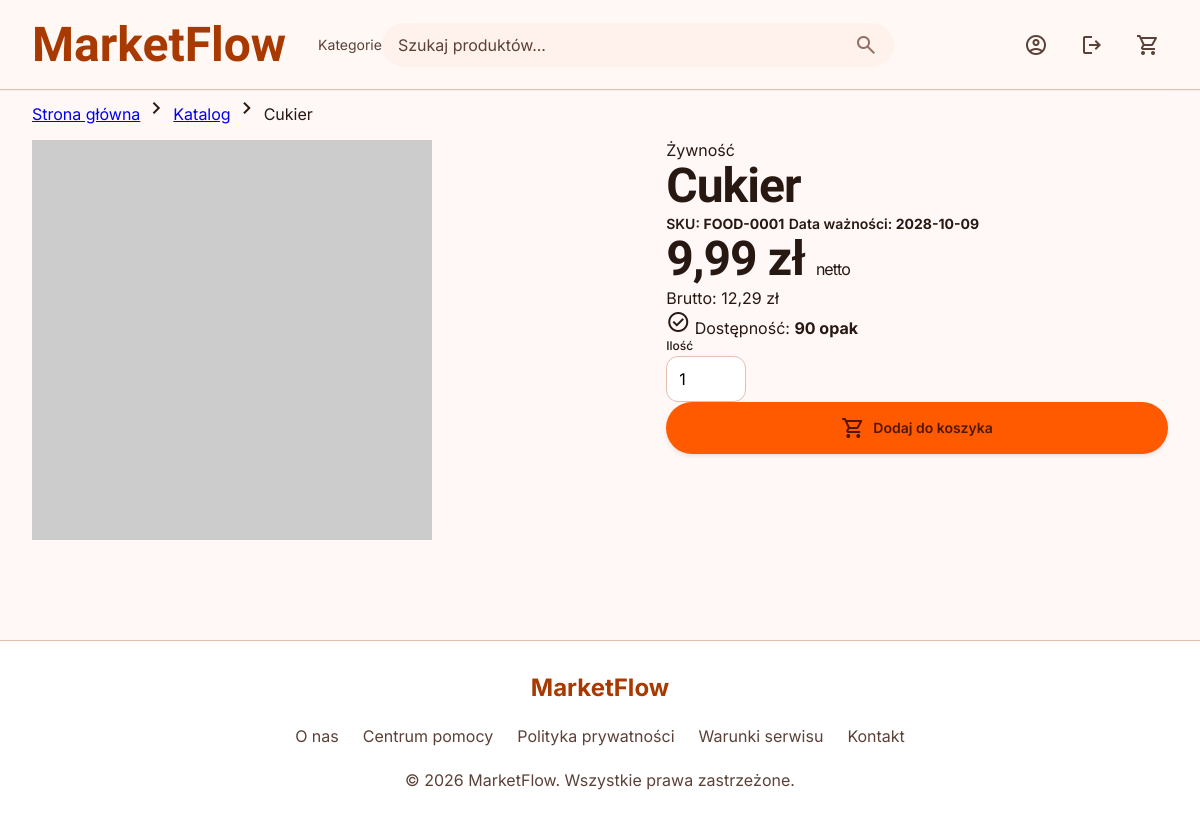
Screenshot of /ZZZ/public/product.php?id=3 (signed in) with the database file from the repository.
### tables this page shows
CREATE TABLE `products` (
  `id` bigint(20) NOT NULL,
  `sku` varchar(64) NOT NULL,
  `name` varchar(255) NOT NULL,
  `description` text DEFAULT NULL,
  `image_path` varchar(255) DEFAULT NULL,
  `category_id` bigint(20) DEFAULT NULL,
  `unit` varchar(32) NOT NULL,
  `is_active` tinyint(1) NOT NULL DEFAULT 1,
  `created_at` timestamp NOT NULL DEFAULT current_timestamp(),
  `updated_at` timestamp NOT NULL DEFAULT current_timestamp() ON UPDATE current_timestamp(),
  `type` varchar(20) NOT NULL DEFAULT 'electronic',
  `warranty_months` int(11) DEFAULT NULL,
  `expiration_date` date DEFAULT NULL
);

CREATE TABLE `customers` (
  `id` bigint(20) NOT NULL,
  `company_name` varchar(255) NOT NULL,
  `vat_number` varchar(32) DEFAULT NULL,
  `address` varchar(255) DEFAULT NULL,
  `contact_email` varchar(128) DEFAULT NULL,
  `billing_terms` varchar(64) NOT NULL DEFAULT 'prepayment',
  `price_list_id` bigint(20) DEFAULT NULL,
  `created_at` timestamp NOT NULL DEFAULT current_timestamp()
);

CREATE TABLE `product_prices` (
  `id` bigint(20) NOT NULL,
  `product_id` bigint(20) NOT NULL,
  `price_list_id` bigint(20) NOT NULL,
  `price` decimal(18,4) NOT NULL,
  `min_quantity` decimal(18,3) NOT NULL DEFAULT 1.000,
  `valid_from` date DEFAULT NULL,
  `valid_to` date DEFAULT NULL
);

### ZZZ/includes/helpers.php (called while the page is built, shortened)
<?php
function e(?string $value): string
{
    return htmlspecialchars((string) $value, ENT_QUOTES, 'UTF-8');
}
function appConfig(string $key, mixed $default = null): mixed
{
    static $env = null;
    if ($env === null) {
        $root = dirname(__DIR__);
        $env = loadEnv($root . '/.env');
        if ($env === []) {
            $env = loadEnv($root . '/.env.example');
        }
    }
    return $env[$key] ?? $default;
}
function formatMoney(float $amount): string
{
    return number_format($amount, 2, ',', ' ') . ' zł';
}
function vatRate(): float
{
    return (float) appConfig('VAT_RATE', '0.23');
}
function grossFromNet(float $net): float
{
    return round($net * (1 + vatRate()), 2);
}
function typeLabel(string $type): string
{
    return match ($type) {
        'electronic' => 'Elektronika',
        'food' => 'Żywność',
        'building' => 'Materiały budowlane',
        'tools' => 'Narzędzia',
        default => ucfirst($type),
    };
}
    return 'ORD-' . strtoupper(bin2hex(random_bytes(4)));
function productPlaceholderImage(string $name): string
{
    $text = rawurlencode(mb_substr($name, 0, 24));
    return 'https://via.placeholder.com/400x400?text=' . $text;
}
function productImageUrl(array $product): string
{
    $path = $product['image_path'] ?? null;
    return productPlaceholderImage($product['name'] ?? 'Produkt');
}

### ZZZ/config/database.php (called while the page is built, shortened)
<?php
function loadEnv(string $path): array
{
    $env = [];
    if (!is_readable($path)) {
        return $env;
    }
    return $env;
}
function db(): PDO
{
    static $pdo = null;
    if ($pdo instanceof PDO) {
        return $pdo;
    }
    $root = dirname(__DIR__);
    $env = loadEnv($root . '/.env');
    if ($env === []) {
        $env = loadEnv($root . '/.env.example');
    }
    $host = $env['DB_HOST'] ?? '127.0.0.1';
    $port = $env['DB_PORT'] ?? '3306';
    $name = $env['DB_NAME'] ?? 'warehouse';
    $user = $env['DB_USER'] ?? 'root';
    $pass = $env['DB_PASS'] ?? '';
    $dsn = sprintf('mysql:host=%s;port=%s;dbname=%s;charset=utf8mb4', $host, $port, $name);
    $pdo = new PDO($dsn, $user, $pass, [
        PDO::ATTR_ERRMODE => PDO::ERRMODE_EXCEPTION,
        PDO::ATTR_DEFAULT_FETCH_MODE => PDO::FETCH_ASSOC,
        PDO::ATTR_EMULATE_PREPARES => false,
    ]);
    return $pdo;
}

### ZZZ/includes/bootstrap.php (called while the page is built, shortened)
<?php
require_once dirname(__DIR__) . '/config/database.php';
require_once __DIR__ . '/helpers.php';
require_once __DIR__ . '/repositories/ProductRepository.php';
require_once __DIR__ . '/repositories/CustomerRepository.php';
require_once __DIR__ . '/repositories/UserRepository.php';
require_once __DIR__ . '/auth.php';
$pdo = db();
ensureSeedData($pdo);
function appUrl(string $path = ''): string
{
    $base = rtrim((string) appConfig('APP_URL', ''), '/');
    return $base . $path;
}

### ZZZ/includes/repositories/ProductRepository.php (called while the page is built, shortened)
<?php
class ProductRepository
{
    public function findById(int $id): ?array
    {
        $stmt = $this->pdo->prepare('SELECT p.*, c.name AS category_name
            FROM products p
            LEFT JOIN product_categories c ON c.id = p.category_id
            WHERE p.id = ?');
        $stmt->execute([$id]);
        $row = $stmt->fetch();
        return $row ?: null;
    }
    public function getPrice(int $productId, int $priceListId): ?float
    {
        $stmt = $this->pdo->prepare('SELECT price FROM product_prices
            WHERE product_id = ? AND price_list_id = ?
            ORDER BY min_quantity ASC LIMIT 1');
        $stmt->execute([$productId, $priceListId]);
        $price = $stmt->fetchColumn();
        return $price !== false ? (float) $price : null;
    }
    public function getAvailableStock(int $productId): float
    {
        $stmt = $this->pdo->prepare('SELECT COALESCE(SUM(quantity_on_hand - quantity_reserved), 0)
            FROM inventory_items WHERE product_id = ?');
        $stmt->execute([$productId]);
        return (float) $stmt->fetchColumn();
    }
}

### ZZZ/includes/seed.php (called while the page is built, shortened)
<?php
function ensureSeedData(PDO $pdo): void
{
    $roleCount = (int) $pdo->query('SELECT COUNT(*) FROM roles')->fetchColumn();
    $userCount = (int) $pdo->query('SELECT COUNT(*) FROM users')->fetchColumn();
    if ($roleCount > 0 && $userCount > 0) {
        return;
    }
}

### ZZZ/includes/repositories/UserRepository.php (called while the page is built, shortened)
<?php
class UserRepository
{
    public function findById(int $id): ?array
    {
        $stmt = $this->pdo->prepare('SELECT u.*, r.name AS role_name FROM users u
            JOIN roles r ON r.id = u.role_id WHERE u.id = ?');
        $stmt->execute([$id]);
        $row = $stmt->fetch();
        return $row ?: null;
    }
}

### ZZZ/includes/auth.php (called while the page is built, shortened)
<?php
function currentUser(): ?array
{
    static $user = null;
    if ($user !== null) {
        return $user;
    }
    $repo = new UserRepository(db());
    $user = $repo->findById((int) $_SESSION['user_id']);
    return $user ?: null;
}
function customerId(): ?int
{
    $user = currentUser();
    return (int) $user['customer_id'];
}
function priceListIdForUser(): int
{
    $cid = customerId();
    if ($cid) {
        $repo = new CustomerRepository(db());
        $customer = $repo->findById($cid);
        if ($customer && $customer['price_list_id']) {
            return (int) $customer['price_list_id'];
        }
    }
    return 1;
}

### ZZZ/includes/repositories/CustomerRepository.php (called while the page is built, shortened)
<?php
class CustomerRepository
{
    public function findById(int $id): ?array
    {
        $stmt = $this->pdo->prepare('SELECT c.*, pl.name AS price_list_name FROM customers c
            LEFT JOIN price_lists pl ON pl.id = c.price_list_id WHERE c.id = ?');
        $stmt->execute([$id]);
        $row = $stmt->fetch();
        return $row ?: null;
    }
}

### ZZZ/public/product.php (the view, shortened to what this page needs)
<?php
require_once dirname(__DIR__) . '/includes/bootstrap.php';
$id = (int) ($_GET['id'] ?? 0);
$productRepo = new ProductRepository($pdo);
$product = $productRepo->findById($id);
$priceListId = priceListIdForUser();
$price = $productRepo->getPrice($id, $priceListId);
$stock = $productRepo->getAvailableStock($id);
$isBusiness = (bool) customerId();
$displayPrice = $price;
$displayLabel = 'netto';
$subPrice = null;
if ($price !== null && !$isBusiness) {
    $displayPrice = grossFromNet($price);
    $displayLabel = 'brutto';
} elseif ($price !== null && $isBusiness) {
    $subPrice = grossFromNet($price);
}
require dirname(__DIR__) . '/includes/layout/storefront_header.php';
?>
<main class="page-container">
    <nav class="breadcrumb-nav">
        <a href="<?= e(appUrl('/public/index.php')) ?>">Strona główna</a>
        <span class="material-symbols-outlined">chevron_right</span>
        <a href="<?= e(appUrl('/public/category.php')) ?>">Katalog</a>
        <span class="material-symbols-outlined">chevron_right</span>
        <span><?= e($product['name']) ?></span>
    </nav>
    <div class="product-detail-grid">
        <div class="product-image-container">
            <img src="<?= e(productImageUrl($product)) ?>" alt="<?= e($product['name']) ?>" class="product-main-image">
        </div>
        <div class="product-info-side">
            <header class="product-header">
                <span class="badge"><?= e(typeLabel($product['type'])) ?></span>
                <h1 class="font-display-lg"><?= e($product['name']) ?></h1>
                <div class="product-meta-row">
                    <span class="font-label-md">SKU: <strong><?= e($product['sku']) ?></strong></span>
                    <?php if ($product['type'] === 'food' && $product['expiration_date']): ?>
                        <span class="font-label-md">Data ważności: <strong><?= e($product['expiration_date']) ?></strong></span>
                    <?php endif; ?>
                </div>
            </header>
            <div class="product-buy-box">
                <?php if ($price !== null): ?>
                    <div class="price-section">
                        <p class="font-display-lg main-price"><?= e(formatMoney($displayPrice)) ?> <span class="font-body-md"><?= $displayLabel ?></span></p>
                        <?php if ($subPrice): ?>
                            <p class="font-body-md secondary-price">Brutto: <?= e(formatMoney($subPrice)) ?></p>
                        <?php endif; ?>
                    </div>
                <?php endif; ?>
                <div class="stock-status <?= $stock > 0 ? 'in-stock' : 'out-of-stock' ?>">
                    <span class="material-symbols-outlined">
                    </span>
                    <span class="font-body-md">
                        <?= $stock > 0 ? 'Dostępność: <strong>' . e((string)$stock) . ' ' . e($product['unit']) . '</strong>' : 'Produkt chwilowo niedostępny' ?>
                    </span>
                </div>
                <?php if ($price !== null && $stock > 0): ?>
                    <form method="post" action="<?= e(appUrl('/public/cart_action.php')) ?>" class="add-to-cart-form">
                        <div class="quantity-input-wrapper">
                            <label for="quantity" class="font-label-sm">Ilość</label>
                            <input type="number" id="quantity" name="quantity" value="1" min="1" max="<?= (int) $stock ?>" step="1" class="product-quantity-input">
                        </div>
                        <button type="submit" class="checkout-btn">
                            <span class="material-symbols-outlined">shopping_cart</span>
                            Dodaj do koszyka
                        </button>
                    </form>
                <?php endif; ?>
            </div>
        </div>
    </div>
</main>
<?php require dirname(__DIR__) . '/includes/layout/storefront_footer.php'; ?>

### ZZZ/public/assets/css/style.css (style rules this page uses)
:root { --surface: #fff8f6; --on-surface: #271812; --surface-variant: #fadcd2; --on-surface-variant: #5b4137; --surface-container: #ffe9e3; --surface-container-low: #fff1ec; --surface-container-high: #ffe2d9; --surface-container-lowest: #ffffff; --surface-container-highest: #fadcd2; --surface-bright: #fff8f6; --surface-dim: #f1d4ca; --primary: #a83900; --on-primary: #ffffff; --primary-container: #ff5a00; --on-primary-container: #511700; --primary-fixed: #ffdbcf; --on-primary-fixed: #380d00; --primary-fixed-dim: #ffb59a; --on-primary-fixed-variant: #802900; --inverse-primary: #ffb59a; --secondary: #0050d7; --on-secondary: #ffffff; --secondary-container: #2569fe; --on-secondary-container: #fefcff; --secondary-fixed: #dbe1ff; --secondary-fixed-dim: #b4c5ff; --on-secondary-fixed: #00174c; --on-secondary-fixed-variant: #003da9; --tertiary: #0061a6; --on-tertiary: #ffffff; --tertiary-container: #0095fc; --on-tertiary-container: #002c50; --tertiary-fixed: #d2e4ff; --tertiary-fixed-dim: #a0c9ff; --on-tertiary-fixed: #001c37; --on-tertiary-fixed-variant: #00497f; --error: #ba1a1a; --on-error: #ffffff; --error-container: #ffdad6; --on-error-container: #93000a; --background: #fff8f6; --on-background: #271812; --outline: #907065; --outline-variant: #e4beb1; --inverse-surface: #3e2c26; --inverse-on-surface: #ffede7; --surface-tint: #a83900; --font-display-lg: 48px; --font-headline-lg: 32px; --font-headline-md: 24px; --font-headline-lg-mobile: 24px; --font-body-lg: 18px; --font-body-md: 16px; --font-label-md: 14px; --font-label-sm: 12px; --font-price-display: 20px; --spacing-xs: 4px; --spacing-sm: 8px; --spacing-base: 4px; --spacing-md: 16px; --spacing-lg: 24px; --spacing-xl: 32px; --spacing-2xl: 48px; --spacing-gutter: 16px; --spacing-margin-mobile: 16px; --spacing-margin-desktop: 32px; }
* { margin: 0; padding: 0; box-sizing: border-box; }
html, body { background-color: var(--surface); color: var(--on-surface); font-family: 'Inter', sans-serif; -webkit-font-smoothing: antialiased; -moz-osx-font-smoothing: grayscale; }
.font-display-lg { font-family: 'Hanken Grotesk', sans-serif; font-size: 48px; font-weight: 800; line-height: 1.1; letter-spacing: -0.02em; }
.font-body-md { font-family: 'Inter', sans-serif; font-size: 16px; font-weight: 400; line-height: 1.5; }
.font-label-md { font-family: 'Inter', sans-serif; font-size: 14px; font-weight: 600; line-height: 1.0; }
.font-label-sm { font-family: 'Inter', sans-serif; font-size: 12px; font-weight: 500; line-height: 1.0; }
.material-symbols-outlined { font-family: 'Material Symbols Outlined'; font-weight: 400; font-style: normal; font-size: 24px; display: inline-flex; align-items: center; justify-content: center; text-transform: none; letter-spacing: normal; word-wrap: normal; white-space: nowrap; direction: ltr; }
.page-container { max-width: 1280px; margin: 0 auto; padding: 32px; padding-top: 96px; }
main { padding-top: 0; }
.product-detail-grid { display: grid; grid-template-columns: 1fr; gap: 32px; margin-bottom: 64px; }
@media (min-width: 768px) { .product-detail-grid { grid-template-columns: 1.2fr 1fr; } }
@media (min-width: 1024px) { .product-detail-grid { margin: 16px 0; } }
.quantity-input-wrapper { display: flex; flex-direction: column; gap: 4px; }
.add-to-cart-form .product-quantity-input { width: 80px; padding: 12px; border: 1px solid var(--outline-variant); border-radius: 12px; font-size: var(--font-body-md); font-family: inherit; }
.add-to-cart-form .checkout-btn { flex: 1; padding: 14px; }
.checkout-btn { width: 100%; background-color: var(--primary-container); color: var(--on-primary-container); border: none; padding: 16px; border-radius: 9999px; font-family: 'Inter', sans-serif; font-size: var(--font-label-md); font-weight: 600; cursor: pointer; box-shadow: 0 2px 4px rgba(0, 0, 0, 0.1); display: flex; align-items: center; justify-content: center; gap: 8px; transition: box-shadow 0.3s ease, transform 0.2s ease; }

### rows the page displays
products: name "Cukier", type "Żywność", sku "FOOD-0001", expiration_date "2028-10-09", unit "opak"
customers: price_list.price "9,99 zł", price_list.price "12,29 zł"

### other values shown
$displayLabel "netto"
$stock "90"
